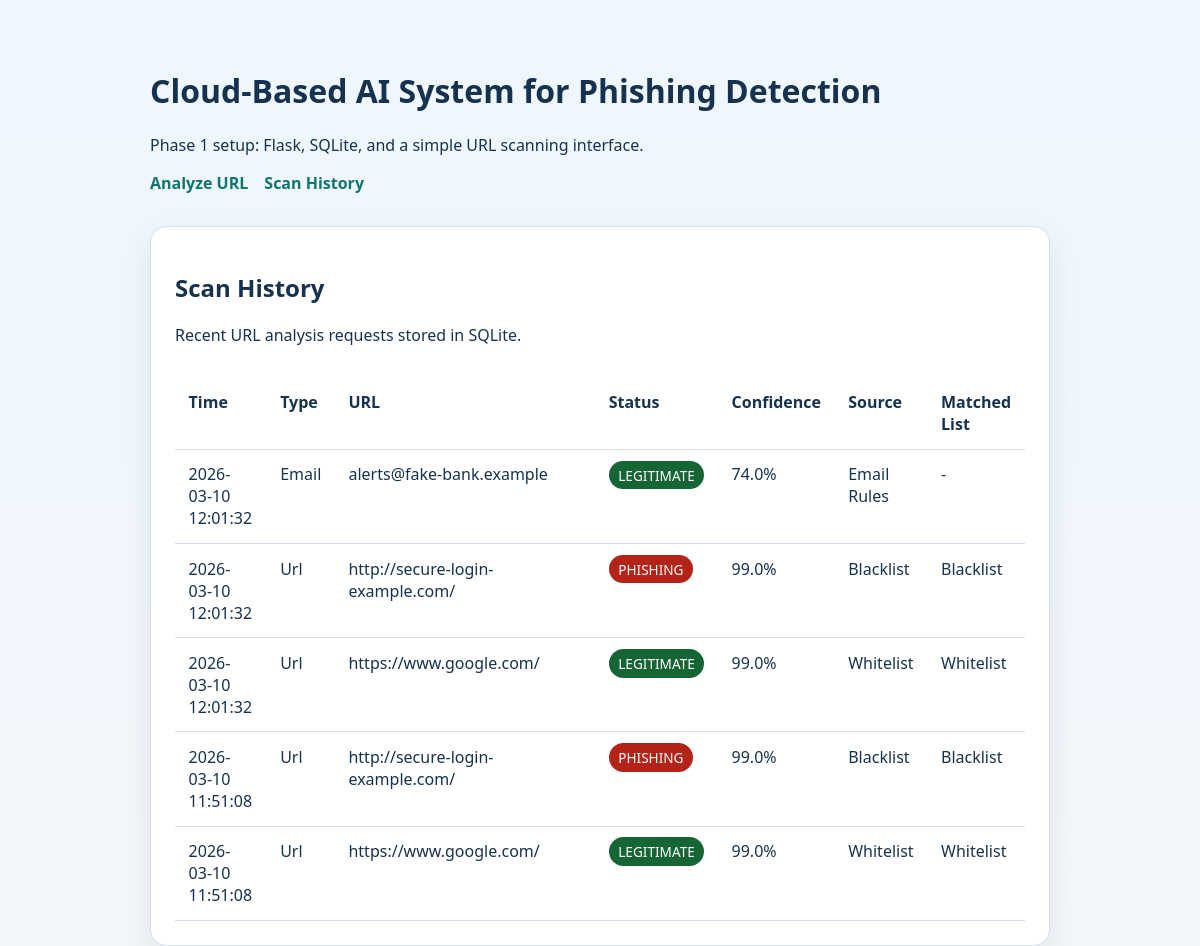
Before: /history with the older database file.
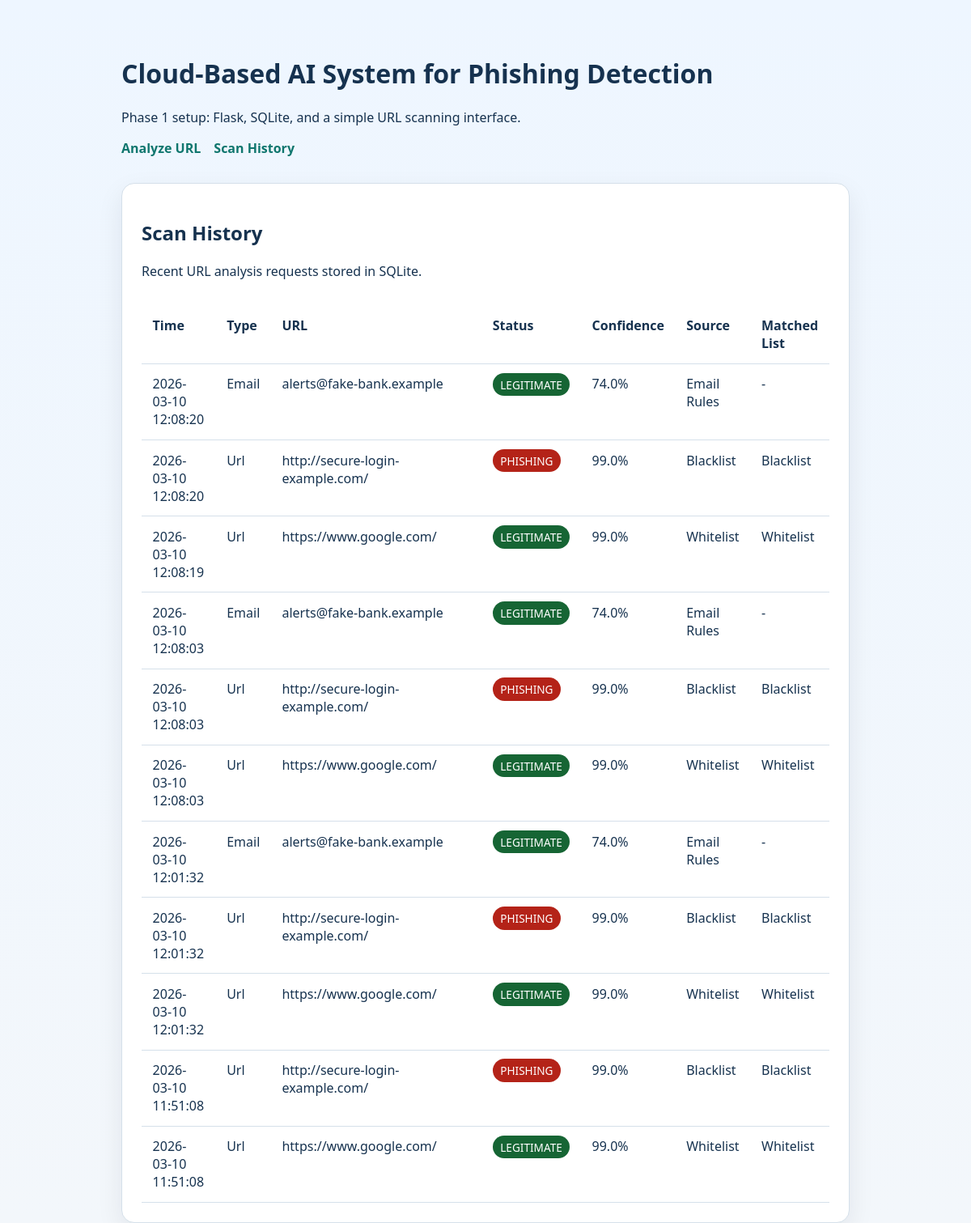
After: the same page with the newer database file.
### tables this page shows
CREATE TABLE scan_history (
    id INTEGER PRIMARY KEY AUTOINCREMENT,
    input_type TEXT NOT NULL,
    input_value TEXT NOT NULL,
    normalized_value TEXT NOT NULL,
    prediction TEXT NOT NULL,
    confidence REAL NOT NULL,
    matched_list TEXT,
    model_source TEXT NOT NULL,
    reasons TEXT NOT NULL,
    features TEXT NOT NULL,
    created_at TIMESTAMP DEFAULT CURRENT_TIMESTAMP
);

### app/routes.py (the view)
@main_bp.get("/history")
def history():
    records = get_scan_history()
    if _prefers_json_response():
        return jsonify({"status": "success", "data": records}), 200
    return render_template("history.html", records=records)

### app/db/database.py (called while the page is built)
def get_db() -> sqlite3.Connection:
    if "db" not in g:
        db_path = Path(current_app.config["DATABASE_PATH"])
        db_path.parent.mkdir(parents=True, exist_ok=True)
        g.db = sqlite3.connect(db_path)
        g.db.row_factory = sqlite3.Row
    return g.db

def fetch_all(query: str, params: tuple = ()) -> list[sqlite3.Row]:
    cursor = get_db().execute(query, params)
    rows = cursor.fetchall()
    cursor.close()
    return rows

### app/routes.py (called while the page is built)
def _prefers_json_response() -> bool:
    return request.is_json or request.accept_mimetypes.best == "application/json"

### app/services/history_service.py (called while the page is built)
def get_scan_history(limit: int = 20) -> list[dict]:
    safe_limit = max(1, min(limit, 100))
    rows = fetch_all(
        """
        SELECT
            id,
            input_type,
            input_value,
            normalized_value,
            prediction,
            confidence,
            matched_list,
            model_source,
            reasons,
            features,
            created_at
        FROM scan_history
        ORDER BY created_at DESC, id DESC
        LIMIT ?
        """,
        (safe_limit,),
    )
    records: list[dict] = []
    for row in rows:
        record = dict(row)
        record["reasons"] = json.loads(record["reasons"])
        record["features"] = json.loads(record["features"])
        records.append(record)
    return records

### app/templates/history.html (shortened to what this page needs)
{% extends "base.html" %}
{% block content %}
  <section class="panel">
    <h2>Scan History</h2>
    <p>Recent URL analysis requests stored in SQLite.</p>
    {% if records %}
      <div class="history-table-wrapper">
        <table class="history-table">
          <thead>
            <tr>
              <th>Time</th>
              <th>Type</th>
              <th>URL</th>
              <th>Status</th>
              <th>Confidence</th>
              <th>Source</th>
              <th>Matched List</th>
            </tr>
          </thead>
          <tbody>
            {% for record in records %}
              <tr>
                <td>{{ record.created_at }}</td>
                <td>{{ record.input_type | title }}</td>
                <td class="history-url">{{ record.normalized_value }}</td>
                <td>
                  <span class="badge badge-{{ record.prediction }}">{{ record.prediction | upper }}</span>
                </td>
                <td>{{ "%.1f"|format(record.confidence * 100) }}%</td>
                <td>{{ record.model_source.replace('_', ' ') | title }}</td>
                <td>{{ record.matched_list | title if record.matched_list else "-" }}</td>
              </tr>
            {% endfor %}
          </tbody>
        </table>
      </div>
    {% else %}
      <p>No scans have been recorded yet.</p>
    {% endif %}
  </section>
{% endblock %}

### app/templates/base.html (shortened to what this page needs)
<!DOCTYPE html>
<html lang="en">
  <head>
    <link rel="stylesheet" href="{{ url_for('static', filename='css/style.css') }}" />
  </head>
  <body>
    <header class="site-header">
      <div class="container">
        <h1>Cloud-Based AI System for Phishing Detection</h1>
        <p>Phase 1 setup: Flask, SQLite, and a simple URL scanning interface.</p>
        <nav class="site-nav">
          <a href="{{ url_for('main.index') }}">Analyze URL</a>
          <a href="{{ url_for('main.history') }}">Scan History</a>
        </nav>
      </div>
    </header>
    <main class="container">
      {% block content %}{% endblock %}
    </main>
  </body>
</html>

### app/static/css/style.css (style rules this page uses)
:root { --bg: #f3f7fb; --panel: #ffffff; --text: #16324f; --muted: #59708a; --border: #d5e0ea; --primary: #0f766e; --danger: #b42318; --success: #166534; }
* { box-sizing: border-box; }
body { margin: 0; font-family: "Segoe UI", Tahoma, Geneva, Verdana, sans-serif; background: linear-gradient(180deg, #eef6ff 0%, var(--bg) 100%); color: var(--text); }
.container { width: min(900px, calc(100% - 2rem)); margin: 0 auto; }
.site-header { padding: 3rem 0 2rem; }
.site-nav { display: flex; gap: 1rem; margin-top: 1rem; }
.site-nav a { color: var(--primary); font-weight: 600; text-decoration: none; }
.panel { background: var(--panel); border: 1px solid var(--border); border-radius: 16px; padding: 1.5rem; box-shadow: 0 12px 32px rgba(15, 23, 42, 0.08); }
.badge { padding: 0.3rem 0.6rem; border-radius: 999px; color: #fff; font-size: 0.85rem; }
.badge-phishing { background: var(--danger); }
.badge-legitimate { background: var(--success); }
.history-table-wrapper { overflow-x: auto; }
.history-table { width: 100%; border-collapse: collapse; margin-top: 1rem; }
.history-table th, .history-table td { padding: 0.85rem; border-bottom: 1px solid var(--border); text-align: left; vertical-align: top; }
.history-url { min-width: 260px; word-break: break-word; }

Changed rows visible on the page:
added scan_history: created_at "2026-03-10 12:08:20", input_type "Email", normalized_value "alerts@fake-bank.example", prediction "LEGITIMATE", record.confidence*100 "74.0", model_source.replace "Email Rules", matched_list "-"
added scan_history: created_at "2026-03-10 12:08:20", input_type "Url", normalized_value "http://secure-login-example.com/", prediction "PHISHING", record.confidence*100 "99.0", model_source.replace "Blacklist", matched_list "Blacklist"
added scan_history: created_at "2026-03-10 12:08:19", input_type "Url", normalized_value "https://www.google.com/", prediction "LEGITIMATE", record.confidence*100 "99.0", model_source.replace "Whitelist", matched_list "Whitelist"
added scan_history: created_at "2026-03-10 12:08:03", input_type "Email", normalized_value "alerts@fake-bank.example", prediction "LEGITIMATE", record.confidence*100 "74.0", model_source.replace "Email Rules", matched_list "-"
added scan_history: created_at "2026-03-10 12:08:03", input_type "Url", normalized_value "http://secure-login-example.com/", prediction "PHISHING", record.confidence*100 "99.0", model_source.replace "Blacklist", matched_list "Blacklist"
added scan_history: created_at "2026-03-10 12:08:03", input_type "Url", normalized_value "https://www.google.com/", prediction "LEGITIMATE", record.confidence*100 "99.0", model_source.replace "Whitelist", matched_list "Whitelist"
